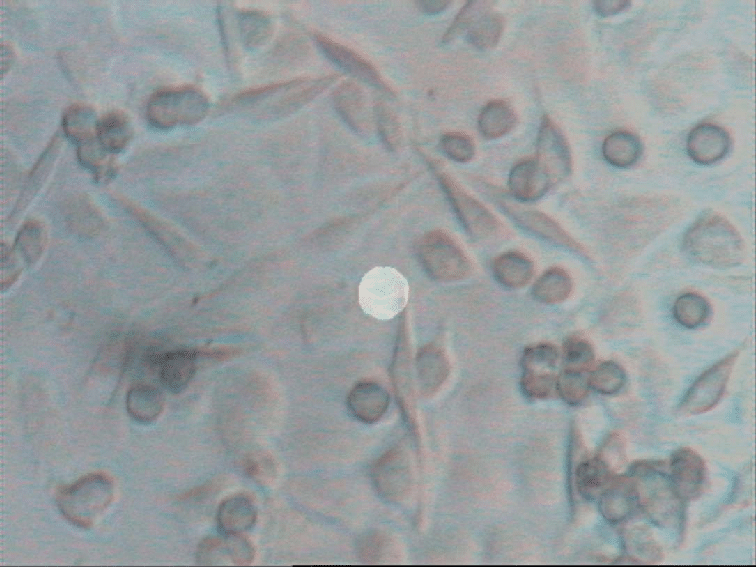
#> input picture cancer cells.png, 756 x 567 px
$ jupyter execute K-means.ipynb   (shell and % lines are left out)
#> lines starting #> are read from the running program, lines starting #| are printed output that depends on the picture
[cell 1]
import numpy as np
import matplotlib.pyplot as plt
import cv2


# Read in the image
image = cv2.imread('cancer cells.png')
#> image is the input picture: shape (567, 756, 3); mean B, G, R 158.8, 157.2, 151.4

# Change color to RGB (from BGR)
image = cv2.cvtColor(image, cv2.COLOR_BGR2RGB)

plt.imshow(image)
# Reshaping the image into a 2D array of pixels and 3 color values (RGB)
pixel_vals = image.reshape((-1,3))

# Convert to float type
pixel_vals = np.float32(pixel_vals)
#the below line of code defines the criteria for the algorithm to stop running,
#which will happen is 100 iterations are run or the epsilon (which is the required accuracy)
#becomes 85%
criteria = (cv2.TERM_CRITERIA_EPS + cv2.TERM_CRITERIA_MAX_ITER, 100, 0.85)

# then perform k-means clustering wit h number of clusters defined as 3
#also random centres are initially choosed for k-means clustering
k = 5
retval, labels, centers = cv2.kmeans(pixel_vals, k, None, criteria, 10, cv2.KMEANS_RANDOM_CENTERS)
#> retval = 72585300; centers = [[154.9, 159.7, 161.8], [118.7, 124.7, 128], [139.5, 146.5, 149.2], [170.7, 176.8, 175.8], [25.46, 25, 26.4]]

# convert data into 8-bit values
centers = np.uint8(centers)
#> centers = [[154, 159, 161], [118, 124, 128], [139, 146, 149], [170, 176, 175], [25, 25, 26]]
segmented_data = centers[labels.flatten()]

# reshape data into the original image dimensions
segmented_image = segmented_data.reshape((image.shape))

plt.imshow(segmented_image)
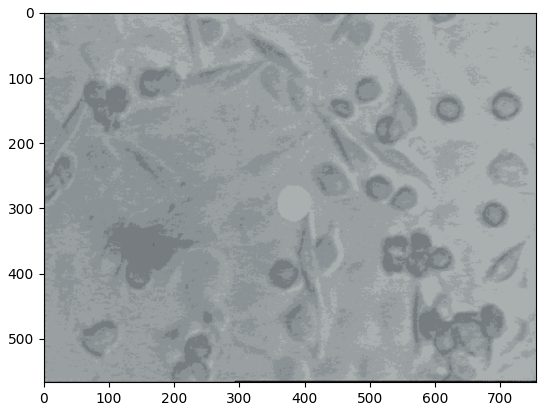
#> figure drawn by matplotlib, 1 panel
